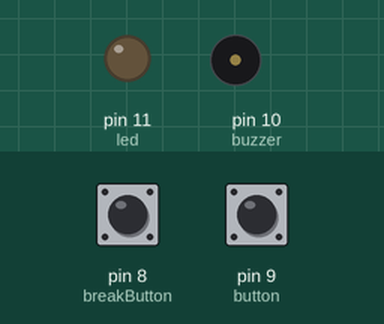
Simulated run of this sketch. Board: Arduino Uno, built with avr-gcc and run on an emulated ATmega328P. On the bench: output pins drawn as LEDs (lit = HIGH), buzzer (waves = sounding, pin HIGH). The test bench sets the inputs (shaded band); at power-on: pin 9 (button) LOW, pin 8 (breakButton) LOW.

Above: at 1.2 s.
1.3 s: pin 9 (button) pulled HIGH for 0.15 s
At 1.7 s:
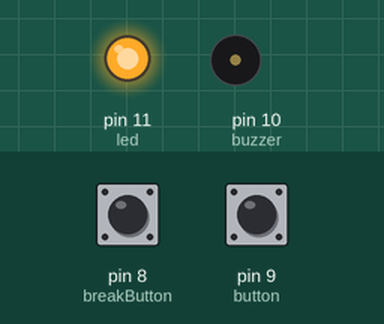
2.9 s: pin 9 (button) pulled HIGH for 3.2 s
At 5.2 s:
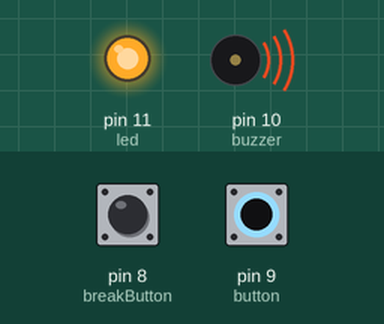
7.6 s: pin 8 (breakButton) pulled HIGH for 0.15 s
At 8.8 s:
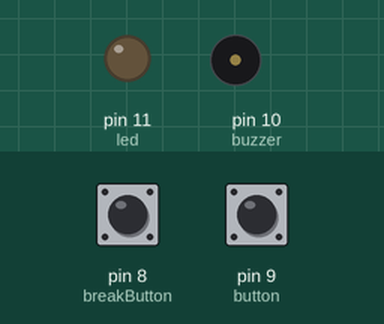
9.2 s: pin 9 (button) pulled HIGH for 1 s
At 10.1 s:
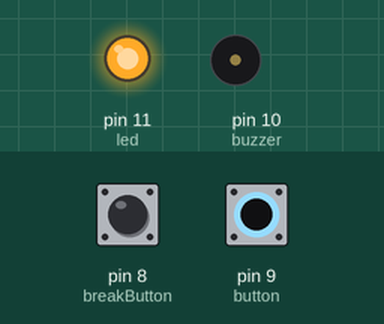
Timing chart, 0 to 12.2 s (numbered marks = the images above; inputs shaded):
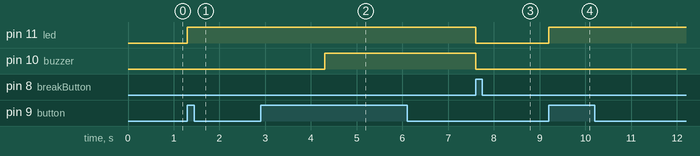

Measured:
- after the input at 1.3 s, pin 11 (led): LOW → HIGH at once
- after the input at 2.9 s, pin 10 (buzzer): LOW → HIGH after 1.4 s
- after the input at 7.6 s, pin 11 (led), pin 10 (buzzer): HIGH → LOW at once
- after the input at 9.2 s, pin 11 (led): LOW → HIGH at once

The sketch:

temporalState.ino
```cpp
//Wiring code generated from an ArduinoML model
// Application name: foo

long debounce = 200;
bool startTimer = false;
long startTime; // Used for temporal transitions
enum STATE {on, buzz, off};

STATE currentState = off;

bool buttonBounceGuard = false;
long buttonLastDebounceTime = 0;


bool breakButtonBounceGuard = false;
long breakButtonLastDebounceTime = 0;


	void setup(){
		pinMode(9, INPUT); // button [Sensor]
		pinMode(8, INPUT); // breakButton [Sensor]
		pinMode(11, OUTPUT); // led [Actuator]
		pinMode(10, OUTPUT); // buzzer [Actuator]
	}
	void loop() {
			switch(currentState){

				case on:
					digitalWrite(11,HIGH);
                    if (startTimer == false) {
                      startTime = millis();
                      startTimer = true;
                    }

					buttonBounceGuard = static_cast<long>(millis() - buttonLastDebounceTime) > debounce;

					breakButtonBounceGuard = static_cast<long>(millis() - breakButtonLastDebounceTime) > debounce;
					if ( ( ( millis() - startTime > 3000 ) && ( digitalRead(9) == HIGH && buttonBounceGuard ) ) ) {
						buttonLastDebounceTime = millis();
						currentState = buzz;
                        startTimer = false;
					}
					if ( ( ( millis() - startTime > 3000 ) && ( digitalRead(8) == HIGH && breakButtonBounceGuard ) ) ) {
						breakButtonLastDebounceTime = millis();
						currentState = off;
                        startTimer = false;
					}


				    break;

				case buzz:
					digitalWrite(10,HIGH);
                    if (startTimer == false) {
                      startTime = millis();
                      startTimer = true;
                    }


					breakButtonBounceGuard = static_cast<long>(millis() - breakButtonLastDebounceTime) > debounce;
					if ( millis() - startTime > 5000 ) {
						currentState = off;
                        startTimer = false;
					}
					if ( digitalRead(8) == HIGH && breakButtonBounceGuard ) {
						breakButtonLastDebounceTime = millis();
						currentState = off;
                        startTimer = false;
					}


				    break;

				case off:
					digitalWrite(11,LOW);
					digitalWrite(10,LOW);
                    if (startTimer == false) {
                      startTime = millis();
                      startTimer = true;
                    }

					buttonBounceGuard = static_cast<long>(millis() - buttonLastDebounceTime) > debounce;
					if ( digitalRead(9) == HIGH && buttonBounceGuard ) {
						buttonLastDebounceTime = millis();
						currentState = on;
                        startTimer = false;
					}


				    break;

		}
	}
```
